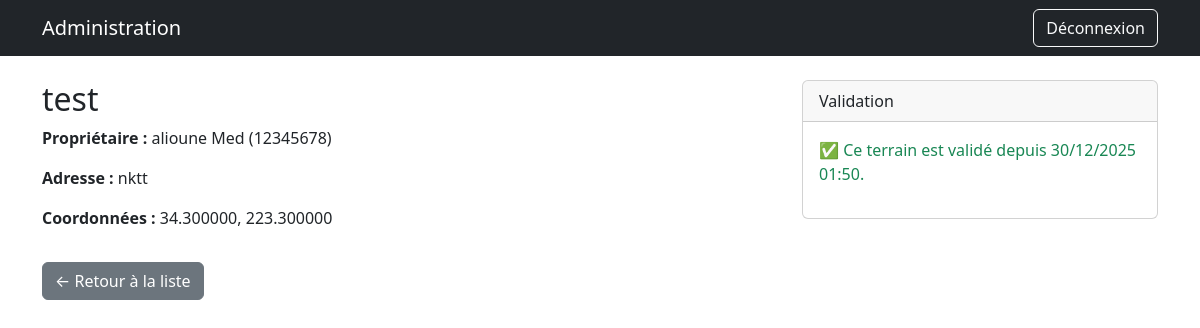
The page /admin-panel/terrains/2/validate/ (signed in) on the database its author committed.
### terrains/models.py (models this page shows, shortened)
class Terrain(models.Model):
    nom = models.CharField(max_length=100)
    adresse = models.CharField(max_length=255)
    latitude = models.DecimalField(max_digits=9, decimal_places=6)
    longitude = models.DecimalField(max_digits=9, decimal_places=6)
    proprietaire = models.ForeignKey(
        User,
        on_delete=models.CASCADE,
        limit_choices_to={'type_utilisateur': User.Type.PROPRIETAIRE}
    )
    image_url = models.URLField(blank=True)
    note_moyenne = models.FloatField(default=0.0)
    valide = models.BooleanField(default=False, verbose_name="Validé par l'admin")
    date_validation = models.DateTimeField(null=True, blank=True)

### accounts/models.py (models this page shows, shortened)
class User(AbstractUser):
    class Type(models.TextChoices):
        ADMIN = "ADMIN", "Administrateur"
        PROPRIETAIRE = "PROPRIETAIRE", "Propriétaire de terrain"
        STANDARD = "STANDARD", "Utilisateur standard"
    username = None  # 🔥 supprimé
    telephone = models.CharField(max_length=15, unique=True)
    type_utilisateur = models.CharField(
        max_length=20,
        choices=Type.choices,
        default=Type.STANDARD
    )
    USERNAME_FIELD = 'telephone'
    REQUIRED_FIELDS = ['first_name', 'last_name']
    objects = UserManager()  # 🔥 OBLIGATOIRE

### admin_custom/views.py (the view, shortened to what this page needs)
# urls.py: path('terrains/<int:terrain_id>/validate/', views.terrain_validate, name='terrain_validate'),
@login_required
def terrain_validate(request, terrain_id):
    terrain = get_object_or_404(Terrain, id=terrain_id)
    return render(request, 'admin_custom/terrain_detail.html', {'terrain': terrain})

### admin_custom/templates/admin_custom/terrain_detail.html (shortened to what this page needs)
{% extends 'admin_custom/base.html' %}
{% block content %}
<div class="row">
  <div class="col-md-8">
    <h2>{{ terrain.nom }}</h2>
    <p><strong>Propriétaire :</strong> {{ terrain.proprietaire.get_full_name }} ({{ terrain.proprietaire.telephone }})</p>
    <p><strong>Adresse :</strong> {{ terrain.adresse }}</p>
    <p><strong>Coordonnées :</strong> {{ terrain.latitude }}, {{ terrain.longitude }}</p>
  </div>
  <div class="col-md-4">
    <div class="card">
      <div class="card-header">
        Validation
      </div>
      <div class="card-body">
        {% if not terrain.valide %}
          <form method="post">
            {% csrf_token %}
            <button name="action" value="valider" class="btn btn-success w-100 mb-2">✅ Valider le terrain</button>
            <button name="action" value="rejeter" class="btn btn-danger w-100"
                    onclick="return confirm('Êtes-vous sûr de vouloir supprimer ce terrain ?')">❌ Rejeter</button>
          </form>
        {% else %}
          <p class="text-success">✅ Ce terrain est validé depuis {{ terrain.date_validation|date:"d/m/Y H:i" }}.</p>
        {% endif %}
      </div>
    </div>
  </div>
</div>
<a href="{% url 'admin_custom:terrain_list' %}" class="btn btn-secondary mt-3">← Retour à la liste</a>
{% endblock %}

### rows shown on the page
Terrain: nom "test", proprietaire.get_full_name "alioune Med", proprietaire.telephone "12345678", adresse "nktt", latitude "34.300000", longitude "223.300000", date_validation "30/12/2025 01:50"
